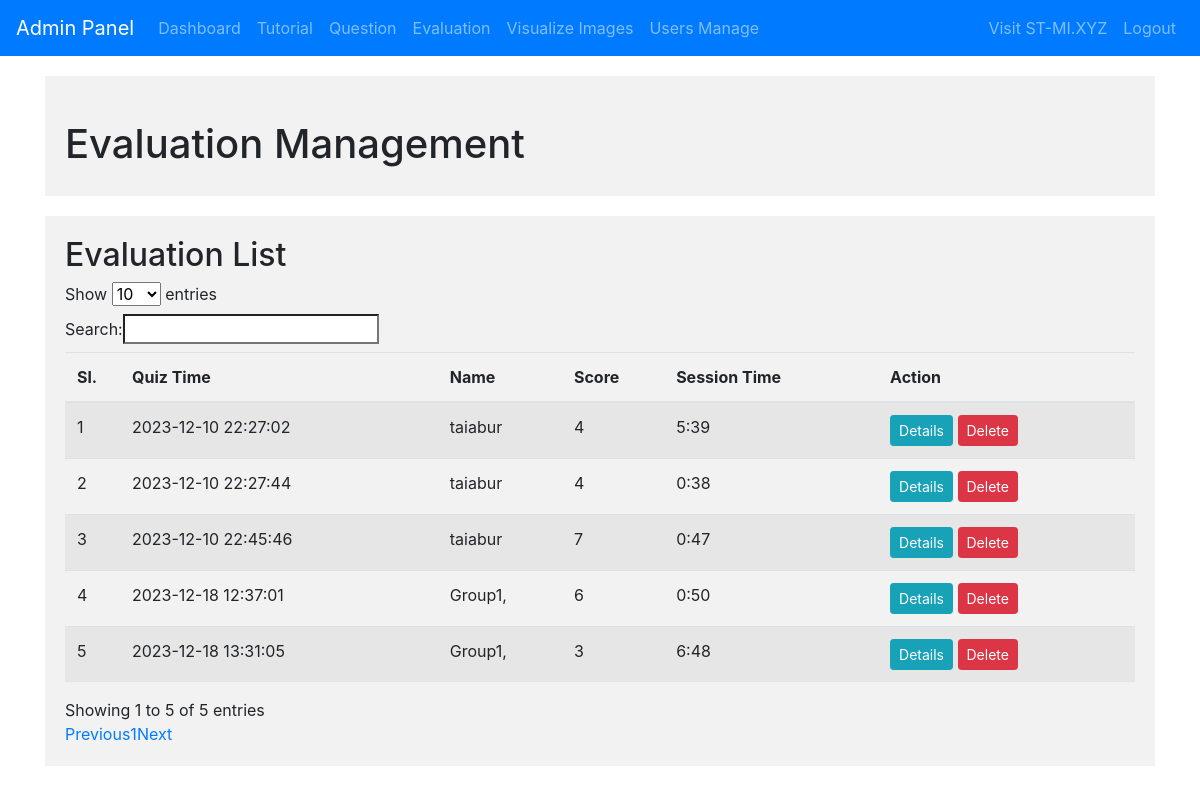
Before: /evaluation/list with the older database file.
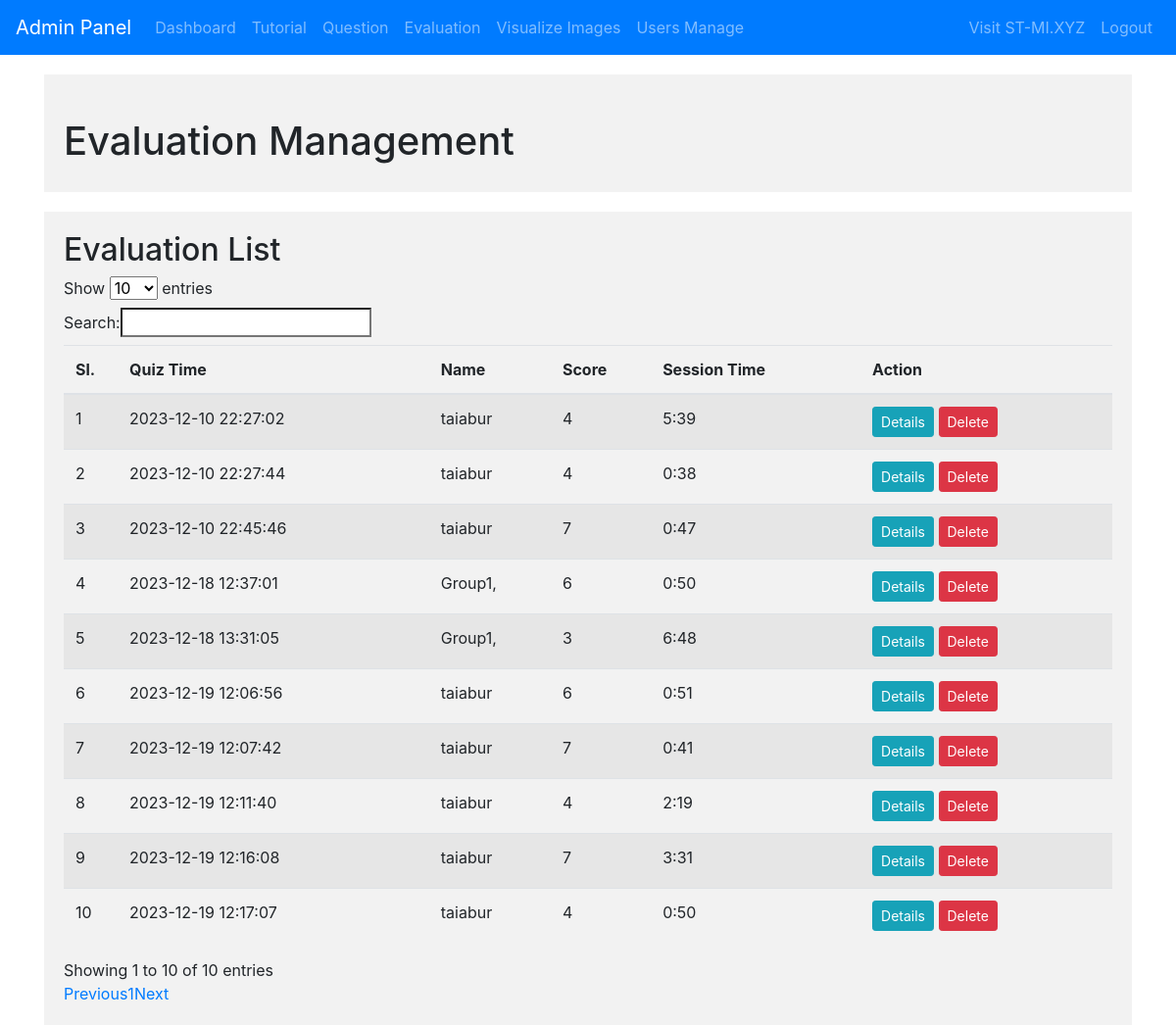
After: the same page with the newer database file.
### tables this page shows
CREATE TABLE quiz_list (
    id INTEGER PRIMARY KEY,
    quiz_id VARCHAR(255),
    user_id INTEGER,
    total_mark INTEGER,
    category VARCHAR(255),
    created_date TIMESTAMP DEFAULT CURRENT_TIMESTAMP
);

CREATE TABLE users (
    id INTEGER PRIMARY KEY,
    fullname TEXT NULL,
    username TEXT UNIQUE NOT NULL,
    password TEXT NOT NULL,
    isadmin INTEGER DEFAULT 0,
    created TIMESTAMP NOT NULL DEFAULT 
    CURRENT_TIMESTAMP
);

### admin.py (the view, shortened to what this page needs)
@app.route('/evaluation/list')
def list_evaluation():
    conn = get_db_connection()
    quiz_details=''
    quiz_id = request.args.get('quiz_id')
    _cursor = conn.execute('SELECT quiz_list.*, users.fullname FROM quiz_list JOIN users ON quiz_list.user_id = users.id')
    list_data = _cursor.fetchall()
    cat_count_cursor_questions = conn.execute('SELECT category_id, COUNT(*) AS total_quantity FROM tutorials GROUP BY category_id')
    cat_count_cursor_questions = cat_count_cursor_questions.fetchall()
    cat_count_cursor_images = conn.execute('SELECT category, COUNT(*) AS total_quantity FROM images_table GROUP BY category')
    cat_count_cursor_images = cat_count_cursor_images.fetchall()
    conn.close()
    return render_template('admin_evaluation.html', list_data=list_data, quiz_details=quiz_details)

### admin.py (called while the page is built)
@app.before_request
def check_admin_access():
    if request.endpoint and request.endpoint.startswith('admin'):
        if not is_admin():
            return redirect(url_for('hello'))

def get_db_connection():
    conn = sqlite3.connect('database.db')
    conn.row_factory = sqlite3.Row
    return conn

### templates/admin_evaluation.html (shortened to what this page needs)
{% extends 'admin_template.html' %}
{% block content %}
<div class="section">
    <h1 class="mt-4">Evaluation Management</h1>
</div>
    <div class="section">
    <h2>Evaluation List</h2>
    <table class="table table-striped" id="dataTable">
        <thead>
            <tr>
                <th>Sl.</th>
                <th>Quiz Time</th>
                <th>Name</th>
                <th>Score</th>
                <th>Session Time</th>
                <th>Action</th>
            </tr>
        </thead>
        <tbody>
            {% for item in list_data %}
            <tr>
                <td>
                    {{ loop.index }}
                </td>
                <td>{{ item.created_date }}</td>
                <td>{{ item.fullname }}</td>
                <td>{{ item.total_mark }}</td>
                <td>{{ item.category }}</td>
                <td>
                    <a href="{{url_for('list_evaluation',quiz_id=item.quiz_id)}}" class="btn btn-info btn-sm"> Details</a>
                    <a href="{{url_for('delete_evaluation', quiz_id=item.quiz_id)}}" onClick="confirm('Delete entry?')">
                        <button class="btn btn-danger btn-sm">Delete</button>
                    </a>
                </td>
            </tr>
            {% endfor %}
        </tbody>
    </table>
</div>
{% endblock %}

### templates/admin_template.html (shortened to what this page needs)
<!DOCTYPE html>
<html lang="en">
<head>
    <link rel="stylesheet" href="https://maxcdn.bootstrapcdn.com/bootstrap/4.5.2/css/bootstrap.min.css">
</head>
<body>
    <nav class="navbar navbar-expand-lg navbar-dark bg-primary">
        <a class="navbar-brand" href="#">Admin Panel</a>
        <div class="collapse navbar-collapse" id="navbarNav">
            <ul class="navbar-nav">
                <li class="nav-item">
                    <a class="nav-link" href="/admin">Dashboard</a>
                </li>
                <li class="nav-item">
                    <a class="nav-link" href="/tutorial/list">Tutorial</a>
                </li>
                <li class="nav-item">
                    <a class="nav-link" href="/questions/list">Question</a>
                </li>
                <li class="nav-item">
                    <a class="nav-link" href="/evaluation/list">Evaluation</a>
                </li>
                <li class="nav-item">
                    <a class="nav-link" href="/images/list">Visualize Images</a>
                </li>
                <li class="nav-item">
                    <a class="nav-link" href="/admin_user_manage">Users Manage</a>
                </li>
            </ul>
        </div>
        <div class="collapse navbar-collapse" id="navbarNav">
            <ul class="navbar-nav ml-auto">
                <li class="nav-item">
                    <a class="nav-link" href="/" target="_blank">Visit ST-MI.XYZ</a>
                </li>
                <li class="nav-item">
                    <a class="nav-link" href="/logout">Logout</a>
                </li>
            </ul>
        </div>
    </nav>
    <div class="container">
        {% block content %} {% endblock %}
    </div>
</body>
</html>

### templates/admin_template.html (style rules this page uses)
.section { background-color: #f2f2f2; padding: 20px; margin-top: 20px; }

Changed rows visible on the page:
added quiz_list: created_date "2023-12-19 12:06:56", fullname "taiabur", total_mark "6", category "0:51"
added quiz_list: created_date "2023-12-19 12:07:42", fullname "taiabur", total_mark "7", category "0:41"
added quiz_list: created_date "2023-12-19 12:11:40", fullname "taiabur", total_mark "4", category "2:19"
added quiz_list: created_date "2023-12-19 12:16:08", fullname "taiabur", total_mark "7", category "3:31"
added quiz_list: created_date "2023-12-19 12:17:07", fullname "taiabur", total_mark "4", category "0:50"
Other visible differences:
text written by a page script: "Show entries Search: Showing 1 to 5 of 5 entries Previous 1 Next" → "Show entries Search: Showing 1 to 10 of 10 entries Previous 1 Next"
